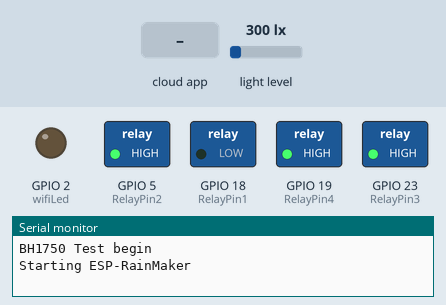
Bench run of a sketch on a simulated ESP32. Parts: switched loads named in the sketch (green lamp = pin HIGH), output pins drawn as LEDs (lit = HIGH), the last lines printed to the serial monitor. Dashed ring = blinking. Inputs (shaded band) come from the test bench; at power-on: light level 300 lx. WiFi joins after 1.5 s; servers stay silent unless stated; pins used as bus, display or sensor lines are not drawn.

Above: at 1.2 s.
1.3 s: the phone or cloud app sets LED2 to 0
At 2.4 s:
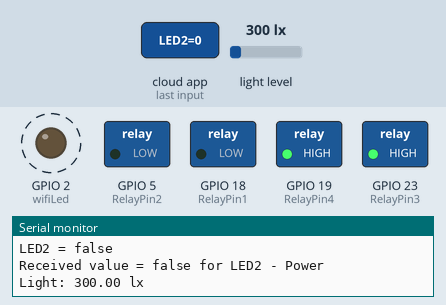
4.8 s: light level set to 63 lx
8.3 s: light level set to 55 lx
At 9.8 s:
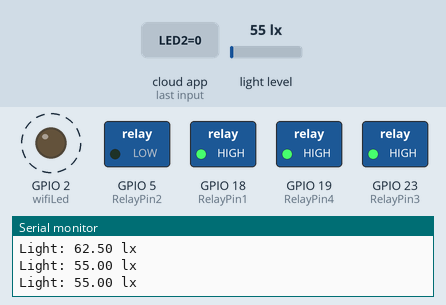
12.8 s: the phone or cloud app sets LED2 to 1
At 13.9 s:
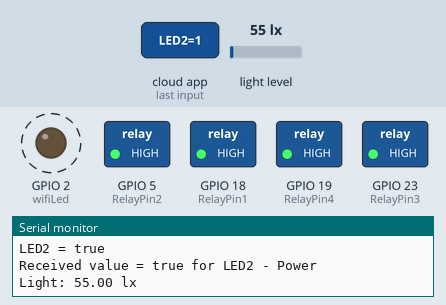
16.3 s: the phone or cloud app sets LED3 to 0
At 17.3 s:
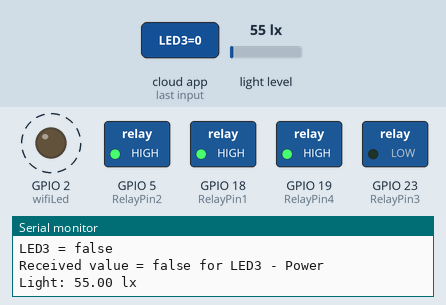
20.3 s: the phone or cloud app sets LED1 to 0
At 20.7 s:
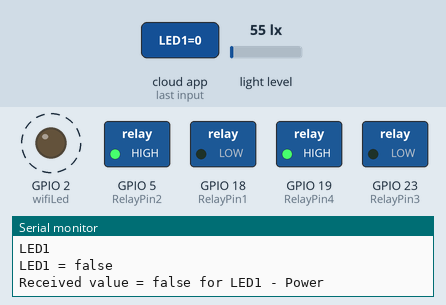
Timing chart, 0 to 24.8 s (numbered marks = the images above; inputs shaded):
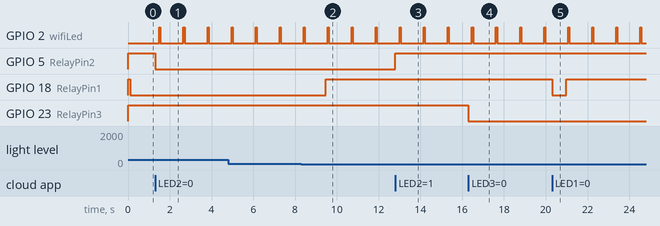

Measured:
- the behaviour switches between 59 and 58 lx on light level (found by bisection; images 1 and 2)
- after the input at 1.3 s, GPIO 5 (RelayPin2): HIGH → LOW at once
- after the input at 8.3 s, GPIO 18 (RelayPin1): LOW → HIGH after 1.2 s
- after the input at 12.8 s, GPIO 5 (RelayPin2): LOW → HIGH at once
- after the input at 16.3 s, GPIO 23 (RelayPin3): HIGH → LOW at once
- after the input at 20.3 s, GPIO 18 (RelayPin1): HIGH → LOW at once, → HIGH 0.67 s later
- by itself, GPIO 2 (wifiLed): alternates HIGH for 0.05 s and LOW for 1.1 s

The sketch:

main.ino
```cpp
#include "RMaker.h"
#include "WiFi.h"
#include "WiFiProv.h"
// #include "DHT.h"
#include <SimpleTimer.h>
#include "Wire.h"
#include "BH1750.h"

// BLE Credentials
const char *service_name = "PROV_12345";
const char *pop = "1234567";

// define the Device Names
char deviceName_1[] = "LED1";
char deviceName_2[] = "LED2";
char deviceName_3[] = "LED3";
char deviceName_4[] = "LED4";
char deviceName_5[] = "SWITCH SENSOR";

// define the GPIO connected with Relays
static uint8_t RelayPin1 = 18;  //D23
static uint8_t RelayPin2 = 5;   //D22
static uint8_t RelayPin3 = 23;  //D21
static uint8_t RelayPin4 = 19;  //D19
static uint8_t Switch_sensor = 4;  //D19

static uint8_t gpio_reset = 0;
// static uint8_t DHTPIN = 18;
static uint8_t wifiLed = 2;
// bool led_pin_state = false;

bool wifi_connected = 0;

float lux = 0;
bool enable_sensor = true;

/* Variable for reading pin status*/
// Relay State
bool toggleState_1 = false;  //Define integer to remember the toggle state for relay 1
bool toggleState_2 = false;  //Define integer to remember the toggle state for relay 2
bool toggleState_3 = false;  //Define integer to remember the toggle state for relay 3
bool toggleState_4 = false;  //Define integer to remember the toggle state for relay 4
bool toggleState_5 = false;  //Define integer to remember the toggle state for sưitch sensor
// DHT dht(DHTPIN, DHT11);

SimpleTimer Timer;
BH1750 lightMeter;

//declare devices
//The framework provides some standard device types like switch, lightbulb, fan, temperature sensor.
static Switch my_switch1(deviceName_1, &RelayPin1);
static Switch my_switch2(deviceName_2, &RelayPin2);
static Switch my_switch3(deviceName_3, &RelayPin3);
static Switch my_switch4(deviceName_4, &RelayPin4);
static Switch my_switch5(deviceName_5, &Switch_sensor);
//Irq Handler
// const int interruptPin = 22;
// void enableInterrupt()
// {
//   attachInterrupt(digitalPinToInterrupt(interruptPin), interruptHandler, CHANGE);
// }
// void interruptHandler()
// {
//   //func
//   //NULL
//   manual_control(lux);
// }
// void disableInterrupt()
// {
//   detachInterrupt(digitalPinToInterrupt(interruptPin));
// }


void sysProvEvent(arduino_event_t *sys_event) {
  switch (sys_event->event_id) {
    case ARDUINO_EVENT_PROV_START:
#if CONFIG_IDF_TARGET_ESP32
      Serial.printf("\nProvisioning Started with name \"%s\" and PoP \"%s\" on BLE\n", service_name, pop);
      printQR(service_name, pop, "ble");
#else
      Serial.printf("\nProvisioning Started with name \"%s\" and PoP \"%s\" on SoftAP\n", service_name, pop);
      printQR(service_name, pop, "softap");
#endif
      break;
    case ARDUINO_EVENT_WIFI_STA_CONNECTED:
      Serial.printf("\nConnected to Wi-Fi!\n");
      wifi_connected = 1;
      digitalWrite(wifiLed, true);
      delay(500);
      break;
    case ARDUINO_EVENT_PROV_CRED_RECV:
      {
        Serial.println("\nReceived Wi-Fi credentials");
        Serial.print("\tSSID : ");
        Serial.println((const char *)sys_event->event_info.prov_cred_recv.ssid);
        Serial.print("\tPassword : ");
        Serial.println((char const *)sys_event->event_info.prov_cred_recv.password);
        break;
      }
  }
}

void write_callback(Device *device, Param *param, const param_val_t val, void *priv_data, write_ctx_t *ctx) {

  const char *device_name = device->getDeviceName();
  Serial.println(device_name);
  const char *param_name = param->getParamName();

  if (strcmp(device_name, deviceName_1) == 0) {
    // enable_sensor = false;
    Serial.printf("LED1 = %s\n", val.val.b ? "true" : "false");
    if (strcmp(param_name, "Power") == 0) {
      Serial.printf("Received value = %s for %s - %s\n", val.val.b ? "true" : "false", device_name, param_name);
      toggleState_1 = val.val.b;
      (toggleState_1 == false) ? digitalWrite(RelayPin1, LOW) : digitalWrite(RelayPin1, HIGH);
      param->updateAndReport(val);
    }
    //  if(toggleState_1 == false)
    //   enable_sensor = true;
  } else if (strcmp(device_name, deviceName_2) == 0) {

    Serial.printf("LED2 = %s\n", val.val.b ? "true" : "false");
    if (strcmp(param_name, "Power") == 0) {
      Serial.printf("Received value = %s for %s - %s\n", val.val.b ? "true" : "false", device_name, param_name);
      toggleState_2 = val.val.b;
      (toggleState_2 == false) ? digitalWrite(RelayPin2, LOW) : digitalWrite(RelayPin2, HIGH);
      param->updateAndReport(val);
    }

  } else if (strcmp(device_name, deviceName_3) == 0) {

    Serial.printf("LED3 = %s\n", val.val.b ? "true" : "false");
    if (strcmp(param_name, "Power") == 0) {
      Serial.printf("Received value = %s for %s - %s\n", val.val.b ? "true" : "false", device_name, param_name);
      toggleState_3 = val.val.b;
      (toggleState_3 == false) ? digitalWrite(RelayPin3, LOW) : digitalWrite(RelayPin3, HIGH);
      param->updateAndReport(val);
    }

  } else if (strcmp(device_name, deviceName_4) == 0) {

    Serial.printf("LED4 = %s\n", val.val.b ? "true" : "false");
    if (strcmp(param_name, "Power") == 0) {
      Serial.printf("Received value = %s for %s - %s\n", val.val.b ? "true" : "false", device_name, param_name);
      toggleState_4 = val.val.b;
      (toggleState_4 == false) ? digitalWrite(RelayPin4, LOW) : digitalWrite(RelayPin4, HIGH);
      param->updateAndReport(val);
    }

  } else if (strcmp(device_name, deviceName_5) == 0) {

    Serial.printf("Switch sensor = %s\n", val.val.b ? "true" : "false");
    if (strcmp(param_name, "Power") == 0) {
      Serial.printf("Received value = %s for %s - %s\n", val.val.b ? "true" : "false", device_name, param_name);
      toggleState_5 = val.val.b;
      // (toggleState_4 == false) ? digitalWrite(RelayPin4, LOW) : digitalWrite(RelayPin4, HIGH);
      // param->updateAndReport(val);
      if(toggleState_5 == false)
      {
        digitalWrite(Switch_sensor, LOW);
        enable_sensor = false;
        param->updateAndReport(val);
      } else{
          digitalWrite(Switch_sensor, HIGH);
          enable_sensor = true;
          param->updateAndReport(val);
      }
    }

  }

}

void readSensor() {
  lux = lightMeter.readLightLevel();
  Serial.print("Light: ");
  Serial.print(lux);
  Serial.println(" lx");
  delay(1000);
}

void manual_control(float lux1) {

  if ((lux1 > 0) && (lux1 < 58)) {


    digitalWrite(RelayPin1, HIGH);

    // delay(5000);
    // digitalWrite(RelayPin1, LOW);
    toggleState_1 = true;
    my_switch1.updateAndReportParam(ESP_RMAKER_DEF_POWER_NAME, toggleState_1);
  } else {
    digitalWrite(RelayPin1, LOW);
    toggleState_1 = false;
    my_switch1.updateAndReportParam(ESP_RMAKER_DEF_POWER_NAME, toggleState_1);
  }

  //   if
  // digitalWrite(RelayPin1, LOW);
  // // digitalWrite(RelayPin2, LOW);
  // // digitalWrite(RelayPin3, LOW);
  // // digitalWrite(RelayPin4, LOW);
  // toggleState_1 = 1;
  // // toggleState_2 = 1;
  // // toggleState_3 = 1;
  // // toggleState_4 = 1;
  // my_switch1.updateAndReportParam(ESP_RMAKER_DEF_POWER_NAME, toggleState_1);
  // // my_switch2.updateAndReportParam(ESP_RMAKER_DEF_POWER_NAME, toggleState_2);
  // // my_switch3.updateAndReportParam(ESP_RMAKER_DEF_POWER_NAME, toggleState_3);
  // // my_switch4.updateAndReportParam(ESP_RMAKER_DEF_POWER_NAME, toggleState_4);
  //   }
  //   else{
  //   digitalWrite(RelayPin1, HIGH);
  //   // digitalWrite(RelayPin2, HIGH);
  //   // digitalWrite(RelayPin3, HIGH);
  //   // digitalWrite(RelayPin4, HIGH);
  //   toggleState_1 = 0;
  //   // toggleState_2 = 0;
  //   // toggleState_3 = 0;
  //   // toggleState_4 = 0;
  //   my_switch1.updateAndReportParam(ESP_RMAKER_DEF_POWER_NAME, toggleState_1);
  //   // my_switch2.updateAndReportParam(ESP_RMAKER_DEF_POWER_NAME, toggleState_2);
  //   // my_switch3.updateAndReportParam(ESP_RMAKER_DEF_POWER_NAME, toggleState_3);
  //   // my_switch4.updateAndReportParam(ESP_RMAKER_DEF_POWER_NAME, toggleState_4);
  //   }
}

void setup() {
  Serial.begin(115200);

  // Initialize the I2C bus (BH1750 library doesn't do this automatically)
  Wire.begin();
  lightMeter.begin();
  Serial.println(F("BH1750 Test begin"));

  // Set the Relays GPIOs as output mode
  pinMode(RelayPin1, OUTPUT);
  pinMode(RelayPin2, OUTPUT);
  pinMode(RelayPin3, OUTPUT);
  pinMode(RelayPin4, OUTPUT);
  pinMode(Switch_sensor, OUTPUT);
  pinMode(wifiLed, OUTPUT);
  pinMode(gpio_reset, INPUT);

  // Write to the GPIOs the default state on booting
  digitalWrite(RelayPin1, !toggleState_1);
  digitalWrite(RelayPin2, !toggleState_2);
  digitalWrite(RelayPin3, !toggleState_3);
  digitalWrite(RelayPin4, !toggleState_4);
  digitalWrite(Switch_sensor, !toggleState_5);
  digitalWrite(wifiLed, LOW);


  //declare node
  Node my_node;
  my_node = RMaker.initNode("SMART LIGHT");

  //Standard switch device
  my_switch1.addCb(write_callback);
  my_switch2.addCb(write_callback);
  my_switch3.addCb(write_callback);
  my_switch4.addCb(write_callback);
  my_switch5.addCb(write_callback);

  //Add switch device to the node
  my_node.addDevice(my_switch1);
  my_node.addDevice(my_switch2);
  my_node.addDevice(my_switch3);
  my_node.addDevice(my_switch4);
  my_node.addDevice(my_switch5);

  //This is optional
  RMaker.setTimeZone("Asia/Ho_Chi_Minh");
  RMaker.enableOTA(OTA_USING_PARAMS);
  //If you want to enable scheduling, set time zone for your region using setTimeZone().
  //The list of available values are provided here https://rainmaker.espressif.com/docs/time-service.html
  // RMaker.setTimeZone("Asia/Shanghai");
  // Alternatively, enable the Timezone service and let the phone apps set the appropriate timezone
  RMaker.enableTZService();
  RMaker.enableSchedule();

  Serial.printf("\nStarting ESP-RainMaker\n");
  RMaker.start();

  // Timer for Sending Sensor Data
  // Timer.setInterval(5000);

  WiFi.onEvent(sysProvEvent);

#if CONFIG_IDF_TARGET_ESP32
  WiFiProv.beginProvision(WIFI_PROV_SCHEME_BLE, WIFI_PROV_SCHEME_HANDLER_FREE_BTDM, WIFI_PROV_SECURITY_1, pop, service_name);
#else
  WiFiProv.beginProvision(WIFI_PROV_SCHEME_SOFTAP, WIFI_PROV_SCHEME_HANDLER_NONE, WIFI_PROV_SECURITY_1, pop, service_name);
#endif

  my_switch1.updateAndReportParam(ESP_RMAKER_DEF_POWER_NAME, true);
  my_switch2.updateAndReportParam(ESP_RMAKER_DEF_POWER_NAME, true);
  my_switch3.updateAndReportParam(ESP_RMAKER_DEF_POWER_NAME, true);
  my_switch4.updateAndReportParam(ESP_RMAKER_DEF_POWER_NAME, true);
  my_switch5.updateAndReportParam(ESP_RMAKER_DEF_POWER_NAME, true);
}


void loop() {
  // if (Timer.isReady() && wifi_connected) {
  //   Serial.println("Sending Sensor Data");

  //   float hum = dht.readHumidity();
  //   float temp = dht.readTemperature();

  //   Serial.print("Temperature: ");
  //   Serial.println(temp);
  //   Serial.print("Humidity: ");
  //   Serial.println(hum);

  //   temperature.updateAndReportParam("Temperature", temp);
  //   humidity.updateAndReportParam("Temperature", hum);
  //   Timer.reset();
  // }

  // Read GPIO0 (external button to reset device
  if (digitalRead(gpio_reset) == LOW) {  //Push button pressed
    Serial.printf("Reset Button Pressed!\n");
    // Key debounce handling
    delay(100);
    int startTime = millis();
    while (digitalRead(gpio_reset) == LOW) delay(50);
    int endTime = millis();

    if ((endTime - startTime) > 10000) {
      // If key pressed for more than 10secs, reset all
      Serial.printf("Reset to factory.\n");
      wifi_connected = 0;
      RMakerFactoryReset(2);
    } else if ((endTime - startTime) > 3000) {
      Serial.printf("Reset Wi-Fi.\n");
      wifi_connected = 0;
      // If key pressed for more than 3secs, but less than 10, reset Wi-Fi
      RMakerWiFiReset(2);
    }
  }
  delay(100);

  if (WiFi.status() != WL_CONNECTED) {
    //Serial.println("WiFi Not Connected");
    digitalWrite(wifiLed, false);
  } else {
    //Serial.println("WiFi Connected");
    digitalWrite(wifiLed, true);
    delay(50);
    digitalWrite(wifiLed, false);
    // if (Timer.isReady()) {
      //Serial.println("Sending Sensor Data");
      readSensor();

      // Timer.reset();  // Reset a second timer
    // }
  }
  //delay(500);
  if(enable_sensor)
    manual_control(lux);
}
```
